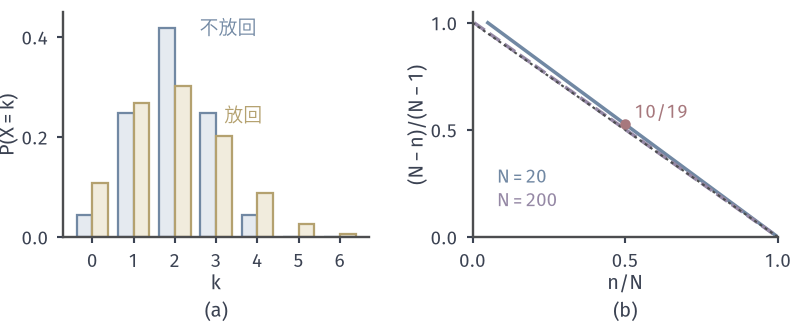

Write the Python code that produced this figure.
"""Hypergeometric Hyp(20,4,10) vs Bin(10,0.2); finite population correction (N-n)/(N-1)."""
from pathlib import Path
import sys
sys.path.insert(0, str(Path(__file__).resolve().parent.parent/"cdist-common"))
from cdist_fig import *

N, K, n = 20, 4, 10
fig, axes = figure(width_mm=112, height_mm=46, ncols=2)
panel(fig, left=.08, bottom=.27, wspace=.34)
ax = axes[0]; style(ax)
k = np.arange(7); w = .38
h = hyper_pmf(N, K, n)[:7]; b = binom_pmf(n, K/N)[:7]
ax.bar(k-w/2, h, width=w, color=BLUE_FILL, edgecolor=BLUE, linewidth=.9)
ax.bar(k+w/2, b, width=w, color=YELLOW_FILL, edgecolor=YELLOW, linewidth=.9)
lab(ax, 2.6, .405, '不放回', BLUE, ha='left'); lab(ax, 3.2, .23, '放回', YELLOW, ha='left')
ax.set_xlim(-.7, 6.7); ax.set_ylim(0, .45); ax.set_xticks(range(7)); ax.set_yticks([0, .2, .4])
ax.set_xlabel('$k$', labelpad=1); ax.set_ylabel('$P(X=k)$', labelpad=1)
ax = axes[1]; style(ax)
for NN, c, ls in ((20, BLUE, '-'), (200, PURPLE, '--')):
    nn = np.arange(1, NN+1)
    ax.plot(nn/NN, (NN-nn)/(NN-1), color=c, lw=1.4, ls=ls)
ax.plot([0, 1], [1, 0], color=LINE, lw=.85, ls=DOT)
dot(ax, .5, 10/19); lab(ax, .53, 10/19+.03, '10/19', RED)
lab(ax, .08, .25, '$N=20$', BLUE); lab(ax, .08, .14, '$N=200$', PURPLE)
ax.set_xlim(0, 1); ax.set_ylim(0, 1.05); ax.set_xticks([0, .5, 1]); ax.set_yticks([0, .5, 1])
ax.set_xlabel('$n/N$', labelpad=1); ax.set_ylabel('$(N-n)/(N-1)$', labelpad=1)
tags(fig, axes)
save(fig, here(__file__), 'figure', {'hyper': h.round(4).tolist(), 'binom': b.round(4).tolist(), 'var_hyper': n*.2*.8*(N-n)/(N-1), 'var_binom': 1.6})
